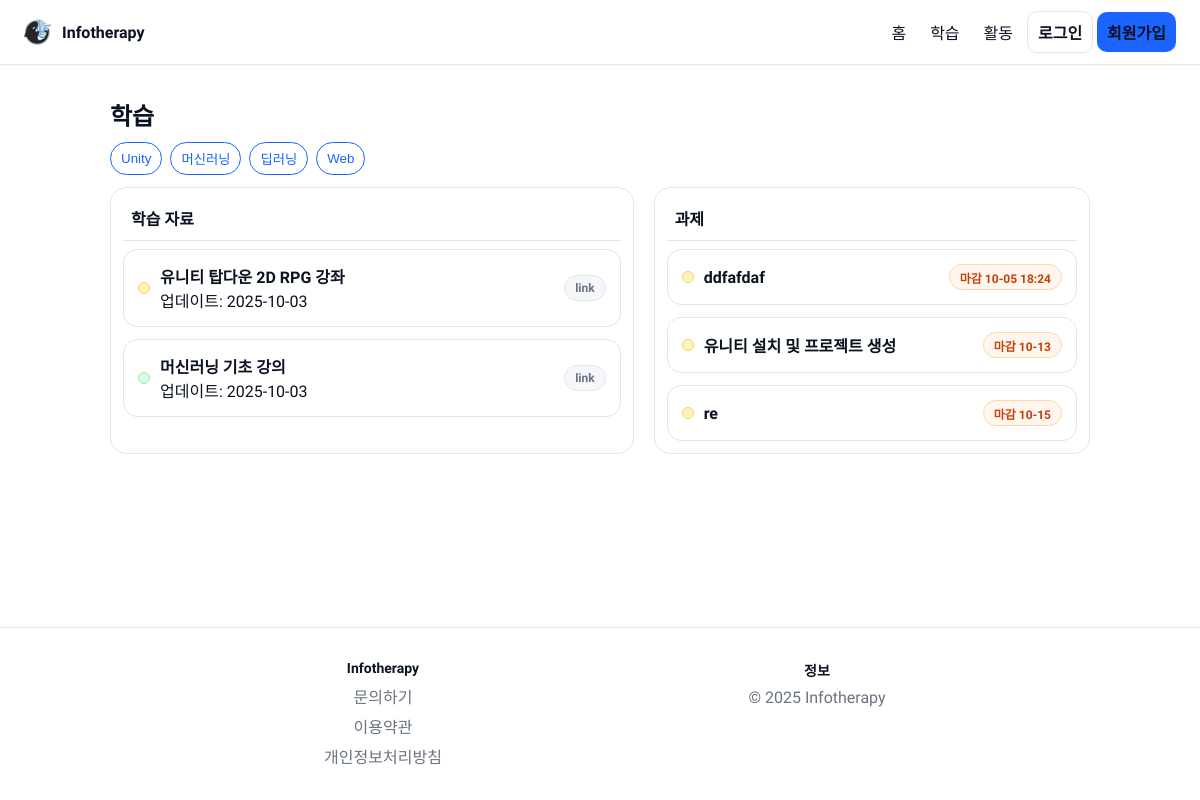
Page /learn on the earlier database version.
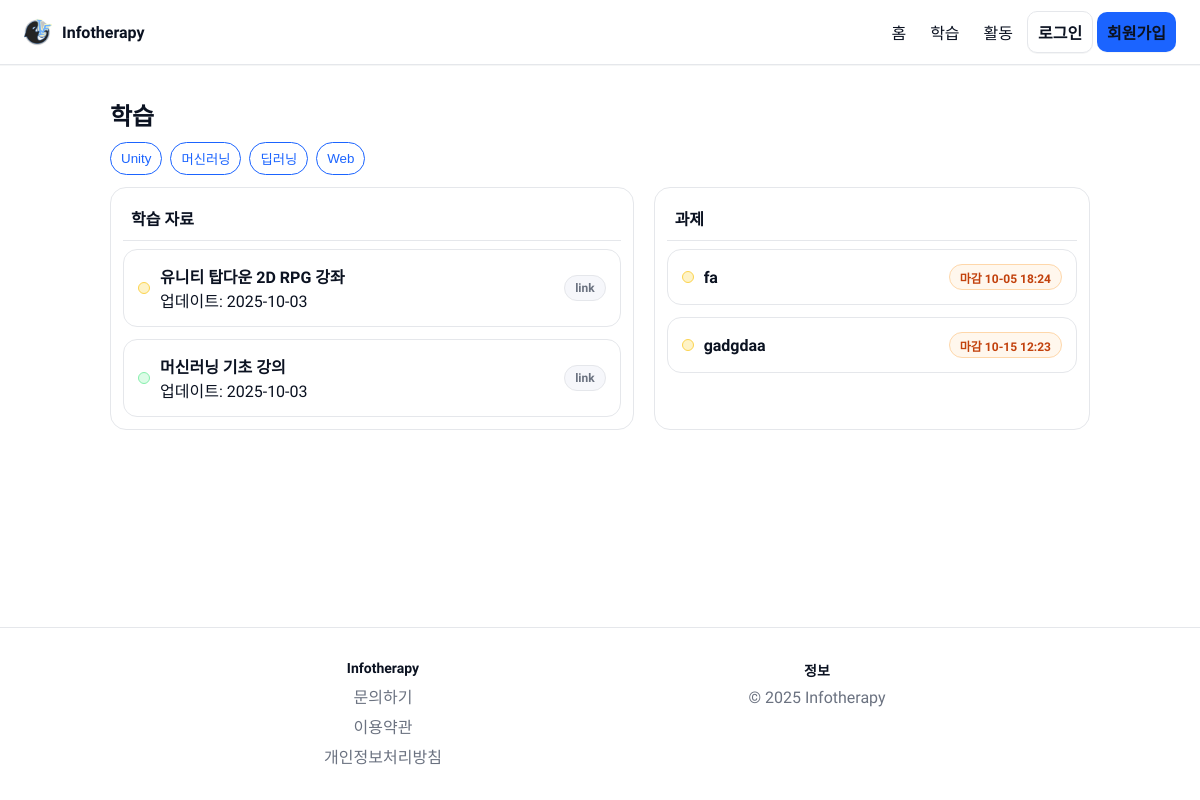
Same page on the later database version.
### tables this page shows
CREATE TABLE materials (
              id INTEGER PRIMARY KEY AUTOINCREMENT,
              title TEXT NOT NULL,
              type TEXT,
              category TEXT,
              date TEXT,
              content TEXT
            );

CREATE TABLE assignments (
              id INTEGER PRIMARY KEY AUTOINCREMENT,
              title TEXT NOT NULL,
              due TEXT,
              description TEXT,
              category TEXT
            );

### app.py (the view, shortened to what this page needs)
    @app.route("/learn")
    def learn():
        with get_db() as cx:
            materials = cx.execute("SELECT id, title, type, category, date, content FROM materials ORDER BY date DESC").fetchall()
            assignments_rows = cx.execute("SELECT id, title, due, description, category FROM assignments ORDER BY due ASC").fetchall()
        def is_overdue(due_str: str) -> bool:
            if not due_str:
                return False
            for fmt in ("%Y-%m-%d %H:%M", "%Y-%m-%d"):
                try:
                    due_dt = datetime.strptime(due_str, fmt)
                    return datetime.now() > due_dt
                except Exception:
                    continue
            return False
        assignments = []
        submission_map = {}
        for a in assignments_rows:
            d = dict(a)
            d["overdue"] = is_overdue(d.get("due", ""))
            key = f"{d.get('title')}|{d.get('category') or ''}"
            d["submitted_at"] = submission_map.get(key)
            assignments.append(d)
        return render_template("learn.html", materials=materials, assignments=assignments)

### templates/learn.html (shortened to what this page needs)
{% extends 'base.html' %}
{% block content %}
  <div class="page-head">
    <div>
      <h2 style="margin:0;">학습</h2>
    </div>
  </div>
  <div class="selected-filter toggle-group" id="cat-toggle">
    <button class="chip" data-cat="unity">Unity</button>
    <button class="chip" data-cat="ml">머신러닝</button>
    <button class="chip" data-cat="dl">딥러닝</button>
    <button class="chip" data-cat="web">Web</button>
  </div>
  <div class="two-col learn-grid">
    <section class="panel">
      <div class="panel-head">
        <h3>학습 자료</h3>
      </div>
      <div class="list" id="materials">
        {% for m in materials %}
          <a class="list-item" data-category="{{ m.category }}" href="{{ url_for('material_detail', item_id=m['id'] if m['id'] is defined else loop.index) }}" style="text-decoration:none; color:inherit;">
            <div class="lead">
              <span class="dot cat-{{ m.category }}"></span>
              <div>
                <div style="font-weight:600;">{{ m.title }}</div>
                <div class="hint">업데이트: {{ m.date }}</div>
              </div>
            </div>
            <span class="badge">{{ m.type }}</span>
          </a>
        {% endfor %}
      </div>
    </section>
    <aside class="panel">
      <div class="panel-head">
        <h3>과제</h3>
      </div>
      <div class="list" id="assignments">
        {% for a in assignments %}
          {% set key = a.title ~ '|' ~ (a.category or '') %}
          <a class="list-item" data-category="{{ a.category }}" href="{{ url_for('assignment_detail', item_id=a['id'] if a['id'] is defined else loop.index) }}" style="text-decoration:none; color:inherit;">
            <div class="lead">
              <span class="dot cat-{{ a.category }}"></span>
              <div style="font-weight:600;">{{ a.title }}</div>
            </div>
            {% if a.submitted_at %}
              <span class="badge" style="border-color:#86efac; background:#ecfdf5; color:#065f46;">제출 완료</span>
            {% elif a.overdue %}
              <span class="badge" style="border-color:#fecaca; background:#fef2f2; color:#7f1d1d;">제출 마감</span>
            {% else %}
              <span class="badge due">마감 {{ a.due | short_dt }}</span>
            {% endif %}
          </a>
        {% endfor %}
      </div>
    </aside>
  </div>
{% endblock %}

Differences in the rows shown:
removed assignments: title "ddfafdaf", due|short_dt "10-05 18:24"
removed assignments: title "유니티 설치 및 프로젝트 생성", due|short_dt "10-13"
removed assignments: title "re", due|short_dt "10-15"
added assignments: title "fa", due|short_dt "10-05 18:24"
added assignments: title "gadgdaa", due|short_dt "10-15 12:23"
